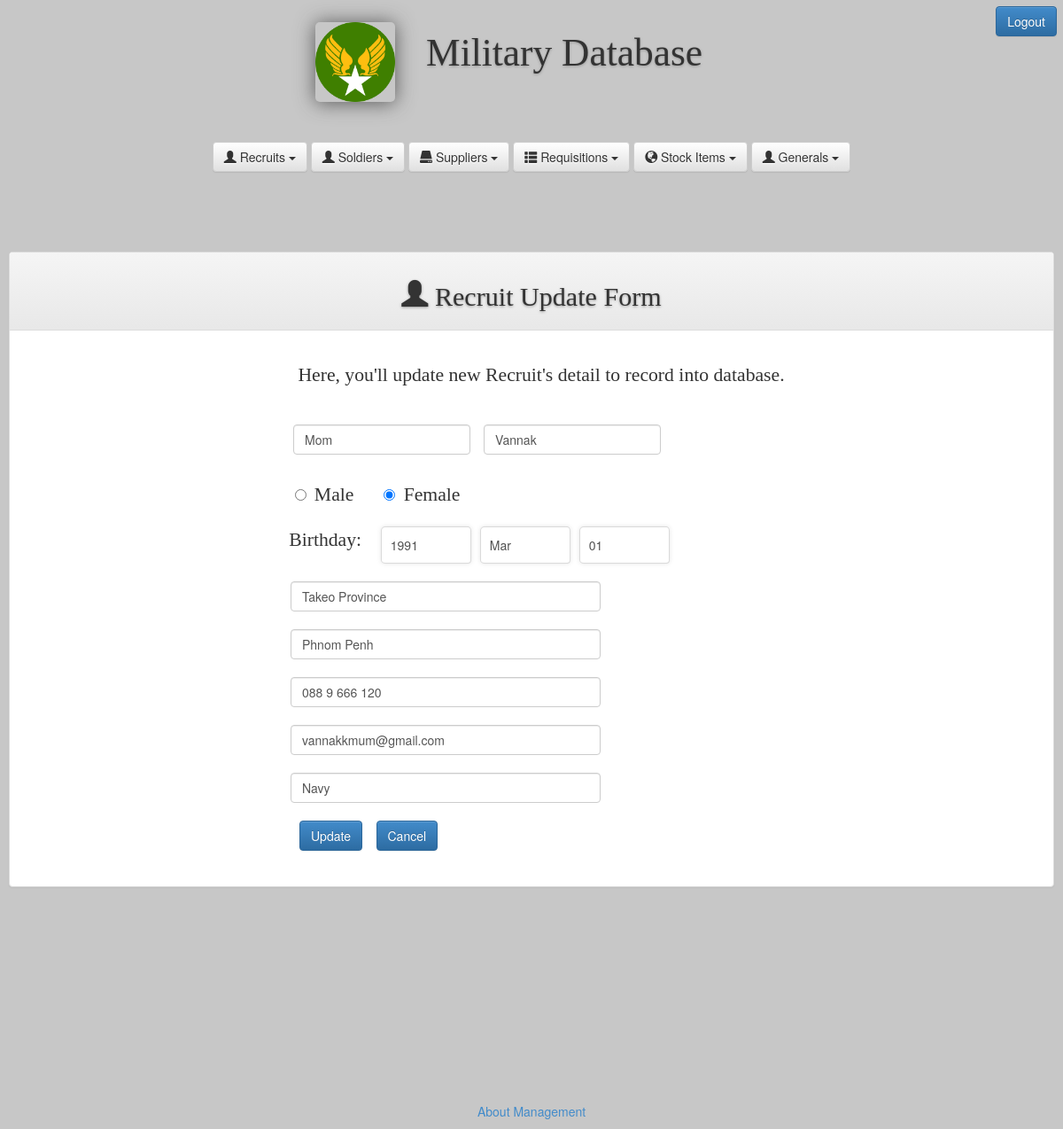
/everyone.php?tag=recruit_entry&opr=upd&rs_id=1, run on the app's committed database.
### tables this page shows
CREATE TABLE `rec_tbl` (
  `rec_id` int(10) UNSIGNED NOT NULL,
  `f_name` varchar(50) NOT NULL,
  `l_name` varchar(50) NOT NULL,
  `gender` char(10) NOT NULL,
  `dob` date NOT NULL,
  `pob` varchar(100) NOT NULL,
  `address` varchar(100) NOT NULL,
  `phone` varchar(50) NOT NULL,
  `email` varchar(70) NOT NULL,
  `note` varchar(100) NOT NULL
);

### Recruit_Entry.php (the view, shortened to what this page needs)
<?php
$id="";
$opr="";
if(isset($_GET['opr']))
	$opr=$_GET['opr'];
if(isset($_GET['rs_id']))
	$id=$_GET['rs_id'];
?>
<!DOCTYPE html PUBLIC "-//W3C//DTD XHTML 1.0 Transitional//EN" "http://www.w3.org/TR/xhtml1/DTD/xhtml1-transitional.dtd">
<html xmlns="http://www.w3.org/1999/xhtml">
<head>
<link rel="stylesheet" type="text/css" href="css/style_entry.css" />
</head>
<body>
<?php
if($opr=="upd")
{
	$sql_upd=mysqli_query($dbhandle, "SELECT * FROM rec_tbl WHERE rec_id=$id");
	$rs_upd=mysqli_fetch_array($sql_upd);
	list($y,$m,$d)=explode('-',$rs_upd['dob']);
?>
<div class="panel panel-default">
  		<div class="panel-heading"><h1><span class="glyphicon glyphicon-user"></span> Recruit Update Form</h1></div>
  			<div class="panel-body">
			<div class="container">
				<p style="text-align:center;">Here, you'll update new Recruit's detail to record into database.</p>
			</div>
<div class="container_form">
    <form method="post">
				<div class="teacher_name_pos">
					<input type="text" name="fnametxt" class="form-control" value="<?php echo $rs_upd['f_name'];?>" />
					<input type="text" name="lnametxt" class="form-control" value="<?php echo $rs_upd['l_name'];?>" />
				</div><br>
				<div class="teacher_radio_pos">
					<input type="radio" name="gender" value="Male" <?php if($rs_upd['gender']=="Male") echo "checked";?> /> <span class="p_font">&nbsp;Male</span>
					<input type="radio" name="gender" value="Female" <?php if($rs_upd['gender']=="Female") echo "checked";?> /> <span class="p_font">&nbsp;Female</span>
				</div><br>
				<div class="teacher_bday_box">
					<span class="p_font">Birthday: </span>&nbsp;&nbsp;&nbsp;
					<div class="select_style">
    					<select name="yy">
       						<?php
							$sel="";
							for($i=1985;$i<=2015;$i++){
								if($i==$y){
									$sel="selected='selected'";}
								else
								$sel="";
							echo"<option value='$i' $sel>$i </option>";
							}
						?>
						</select>
					</div>
					<div class="select_style">
    					<select name="mm">
       						<?php
							$sel="";
                            $mm=array("Jan","Feb","Mar","Apr","May","Jun","Jul","Aug","Sep","Oct","Nov","Dec");
                            $i=0;
                            foreach($mm as $mon){
                                $i++;
									if($i==$m){
										$sel=$sel="selected='selected'";}
									else
										$sel="";
                                echo"<option value='$i' $sel> $mon</option>";
                            }
                        ?>
                        </select>
					</div>
					<div class="select_style">
    					<select name="dd">
       						<?php
						$sel="";
                        for($i=1;$i<=31;$i++){
							if($i==$d){
								$sel=$sel="selected='selected'";}
							else
								$sel="";
                        ?>
                        <option value="<?php echo $i ;?>"<?php echo $sel?> >
                        <?php
                        if($i<10)
                            echo"0"."$i" ;
                        else
                            echo"$i";
						?>
						</option>
						<?php
						}?>
						</select>
					</div>
		     	</div><br><br>
				<div class="teacher_bdayPlace_pos">
					<input type="text" name="pobtxt" class="form-control" value="<?php echo $rs_upd['pob'];?> " />
				</div><br>
				<div class="teacher_address_pos">
					<input type="text" name="addrtxt" class="form-control" value='<?php echo $rs_upd['address'];?>' />
				</div><br>
				<div class="teacher_mobile_pos">
					<input type="text" name="phonetxt" class="form-control" value="<?php echo $rs_upd['phone'];?>" />
				</div><br>
				<div class="teacher_mail_pos">
					<input type="text" name="emailtxt" class="form-control" value="<?php echo $rs_upd['email'];?> " />
				</div><br>
				<div class="teacher_note_pos">
					<input type="text" name="notetxt" class="form-control" value='<?php echo $rs_upd['note'];?>' />
				</div><br>
				<div class="teacher_btn_pos">
					<input type="submit" name="btn_upd" href="#" class="btn btn-primary btn-large" value="Update" />&nbsp;&nbsp;&nbsp;
					<input type="reset"  href="#" class="btn btn-primary btn-large" value="Cancel" />
				</div>
                                    </form>
			</div>
		</div>
	</div>
<?php
}
?>
</body>
</html>

### css/home.css (style rules this page uses)
body { background-color: #c7c7c7; }
.container { padding: 20px; }
h1 { font-family: 'Segoe UI Light'; font-weight: 100; font-style: normal; font-size: 2.10em; text-shadow: 0px 1px 3px rgba(150, 150, 150, 1); }

### css/style_entry.css (style rules this page uses)
h1 { text-align: center; font-family: 'Segoe UI Light'; font-weight: 200; font-style: normal; font-size: 2.15em; text-shadow: 0px 1px 3px rgba(150, 150, 150, 1); }
p { text-align: center; font-family: 'Segoe UI Light'; font-weight: 200; font-style: normal; font-size: 1.55em; }
.teacher_name_pos { width: 450px; display: flex; padding: 10px; margin-left: 280px; }
.form-control { display: block; width: 100%; height: 34px; padding: 6px 12px; font-size: 14px; line-height: 1.42857143; color: #555; background-color: #fff; background-image: none; border: 1px solid #ccc; border-radius: 4px; -webkit-box-shadow: inset 0 1px 1px rgba(0,0,0,.075); box-shadow: inset 0 1px 1px rgba(0,0,0,.075); -webkit-transition: border-color ease-in-out .15s,-webkit-box-shadow ease-in-out .15s; -o-transition: border-color ease-in-out .15s,box-shadow ease-in-out .15s; transition: border-color ease-in-out .15s,box-shadow ease-in-out .15s; margin-left: 15px; }
.panel.panel-default { text-align: center; }
.p_font { text-align: center; font-family: 'Segoe UI Light'; font-weight: 200; font-style: normal; font-size: 1.55em; }
input[type=radio], input[type=checkbox] { margin: 4px 0 0; margin-top: 1px \9; line-height: normal; margin-left: 30px; }
.container_form { float: left; }
.teacher_radio_pos { margin-left: 40px; }
.panel-body { padding-bottom: 40px; }
.select_style { overflow:hidden; }
.select_style select { -webkit-appearance: none; appearance:none; width:120%; background:none; background:transparent; border:none; outline:none; }
.select_style select { -webkit-appearance: none; appearance:none; width:120%; background:none; background:transparent; border:none; outline:none; cursor:pointer; padding:7px 10px; }
.select_style select { background: none repeat scroll 0% 0% transparent; border: medium none; outline: medium none; cursor: pointer; padding: 10px; width: 100px; }
.select_style { background: none repeat scroll 0% 0% rgb(255, 255, 255); display: inline-block; color: rgb(82, 82, 82); font-weight: 300; border-radius: 5px 4px 4px 5px / 5px 5px 4px 4px; box-shadow: 0px 0px 5px rgba(123, 123, 123, 0.2); border: 1px solid rgb(218, 218, 218); font-family: "helvetica neue",arial; width: auto; margin-left:10px; }
.teacher_bday_box { margin-left: 190px; }
.teacher_bday_box { margin-left: 300px; display: inline-flex; }
.teacher_bdayPlace_pos { width: 350px; margin-left: 287px; }
.teacher_address_pos { width: 350px; margin-left: 287px; }
.teacher_mobile_pos { width: 350px; margin-left: 287px; }
.teacher_mail_pos { width: 350px; margin-left: 287px; }
.teacher_note_pos { width: 350px; margin-left: 287px; }
.teacher_btn_pos { margin-left: 50px; }

### data on the page
rec_tbl: fnametxt "Mom", lnametxt "Vannak", gender "☑", pobtxt "Takeo Province", addrtxt "Phnom Penh", phonetxt "088 9 666 120", emailtxt "vannakkmum@gmail.com", notetxt "Navy"

### other printed values
form field yy "1991"
form field mm "Mar"
